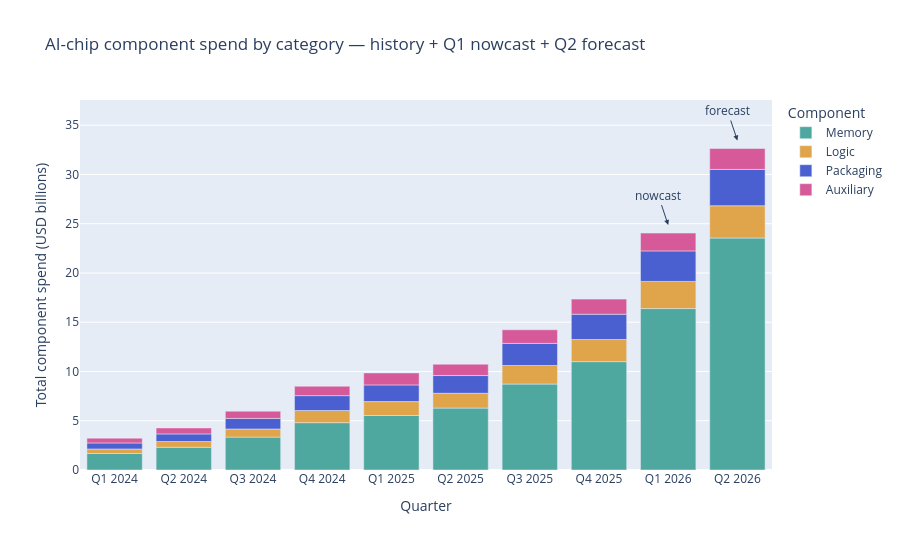

The notebook cell saved with this chart:
### Markdown cell above
## Component spend by category — history + Q1 nowcast + Q2 forecast
Stacked breakdown; the Q1 2026 and Q2 2026 bars use the reconciled-base per component.

### Code cell
hist_long = complete.unpivot(index="Quarter", on=comps, variable_name="Component", value_name="spend")
def reco(src, q):
    return src.filter(pl.col("component") != "TOTAL").select(
        Quarter=pl.lit(q), Component=pl.col("component"), spend=pl.col("reconciled_base"))
bars = pl.concat([hist_long.select(["Quarter", "Component", "spend"]), reco(q1, "Q1 2026"), reco(q2, "Q2 2026")],
                 how="vertical_relaxed")
qorder = complete["Quarter"].to_list() + ["Q1 2026", "Q2 2026"]
fig = px.bar(bars, x="Quarter", y="spend", color="Component",
             category_orders={"Quarter": qorder, "Component": comps}, color_discrete_map=colors,
             labels={"spend": "Total component spend (USD billions)"},
             title="AI-chip component spend by category \u2014 history + Q1 nowcast + Q2 forecast")
fig.add_annotation(x="Q1 2026", y=t1["reconciled_base"], text="nowcast", showarrow=True, arrowhead=2, yshift=8)
fig.add_annotation(x="Q2 2026", y=t2["reconciled_base"], text="forecast", showarrow=True, arrowhead=2, yshift=8)
fig.update_layout(height=550)
fig

### Figure 1 — Plotly figure (JSON) as saved in the notebook; plotly's stock layout.template omitted (floating-point values rounded to 4 significant figures)
{"data": [{"hovertemplate": "Component=Memory<br>Quarter=%{x}<br>Total component spend (USD billions)=%{y}<extra></extra>", "legendgroup": "Memory", "marker": {"color": "#4fa8a0", "pattern": {"shape": ""}}, "name": "Memory", "orientation": "v", "showlegend": true, "textposition": "auto", "type": "bar", "x": ["Q1 2024", "Q2 2024", "Q3 2024", "Q4 2024", "Q1 2025", "Q2 2025", "Q3 2025", "Q4 2025", "Q1 2026", "Q2 2026"], "xaxis": "x", "y": [1.677, 2.306, 3.339, 4.805, 5.534, 6.285, 8.724, 11.0, 16.39, 23.55], "yaxis": "y"}, {"hovertemplate": "Component=Logic<br>Quarter=%{x}<br>Total component spend (USD billions)=%{y}<extra></extra>", "legendgroup": "Logic", "marker": {"color": "#e0a44a", "pattern": {"shape": ""}}, "name": "Logic", "orientation": "v", "showlegend": true, "textposition": "auto", "type": "bar", "x": ["Q1 2024", "Q2 2024", "Q3 2024", "Q4 2024", "Q1 2025", "Q2 2025", "Q3 2025", "Q4 2025", "Q1 2026", "Q2 2026"], "xaxis": "x", "y": [0.4579, 0.5808, 0.8227, 1.229, 1.408, 1.506, 1.887, 2.242, 2.755, 3.276], "yaxis": "y"}, {"hovertemplate": "Component=Packaging<br>Quarter=%{x}<br>Total component spend (USD billions)=%{y}<extra></extra>", "legendgroup": "Packaging", "marker": {"color": "#4a5fd0", "pattern": {"shape": ""}}, "name": "Packaging", "orientation": "v", "showlegend": true, "textposition": "auto", "type": "bar", "x": ["Q1 2024", "Q2 2024", "Q3 2024", "Q4 2024", "Q1 2025", "Q2 2025", "Q3 2025", "Q4 2025", "Q1 2026", "Q2 2026"], "xaxis": "x", "y": [0.6109, 0.7745, 1.073, 1.515, 1.695, 1.798, 2.242, 2.571, 3.098, 3.684], "yaxis": "y"}, {"hovertemplate": "Component=Auxiliary<br>Quarter=%{x}<br>Total component spend (USD billions)=%{y}<extra></extra>", "legendgroup": "Auxiliary", "marker": {"color": "#d65a9a", "pattern": {"shape": ""}}, "name": "Auxiliary", "orientation": "v", "showlegend": true, "textposition": "auto", "type": "bar", "x": ["Q1 2024", "Q2 2024", "Q3 2024", "Q4 2024", "Q1 2025", "Q2 2025", "Q3 2025", "Q4 2025", "Q1 2026", "Q2 2026"], "xaxis": "x", "y": [0.4875, 0.6061, 0.7389, 0.9523, 1.217, 1.15, 1.382, 1.532, 1.812, 2.127], "yaxis": "y"}], "layout": {"annotations": [{"arrowhead": 2, "showarrow": true, "text": "nowcast", "x": "Q1 2026", "y": 24.05, "yshift": 8}, {"arrowhead": 2, "showarrow": true, "text": "forecast", "x": "Q2 2026", "y": 32.64, "yshift": 8}], "barmode": "relative", "height": 550, "legend": {"title": {"text": "Component"}, "tracegroupgap": 0}, "title": {"text": "AI-chip component spend by category — history + Q1 nowcast + Q2 forecast"}, "xaxis": {"anchor": "y", "categoryarray": ["Q1 2024", "Q2 2024", "Q3 2024", "Q4 2024", "Q1 2025", "Q2 2025", "Q3 2025", "Q4 2025", "Q1 2026", "Q2 2026"], "categoryorder": "array", "domain": [0.0, 1.0], "title": {"text": "Quarter"}}, "yaxis": {"anchor": "x", "domain": [0.0, 1.0], "title": {"text": "Total component spend (USD billions)"}}}}
